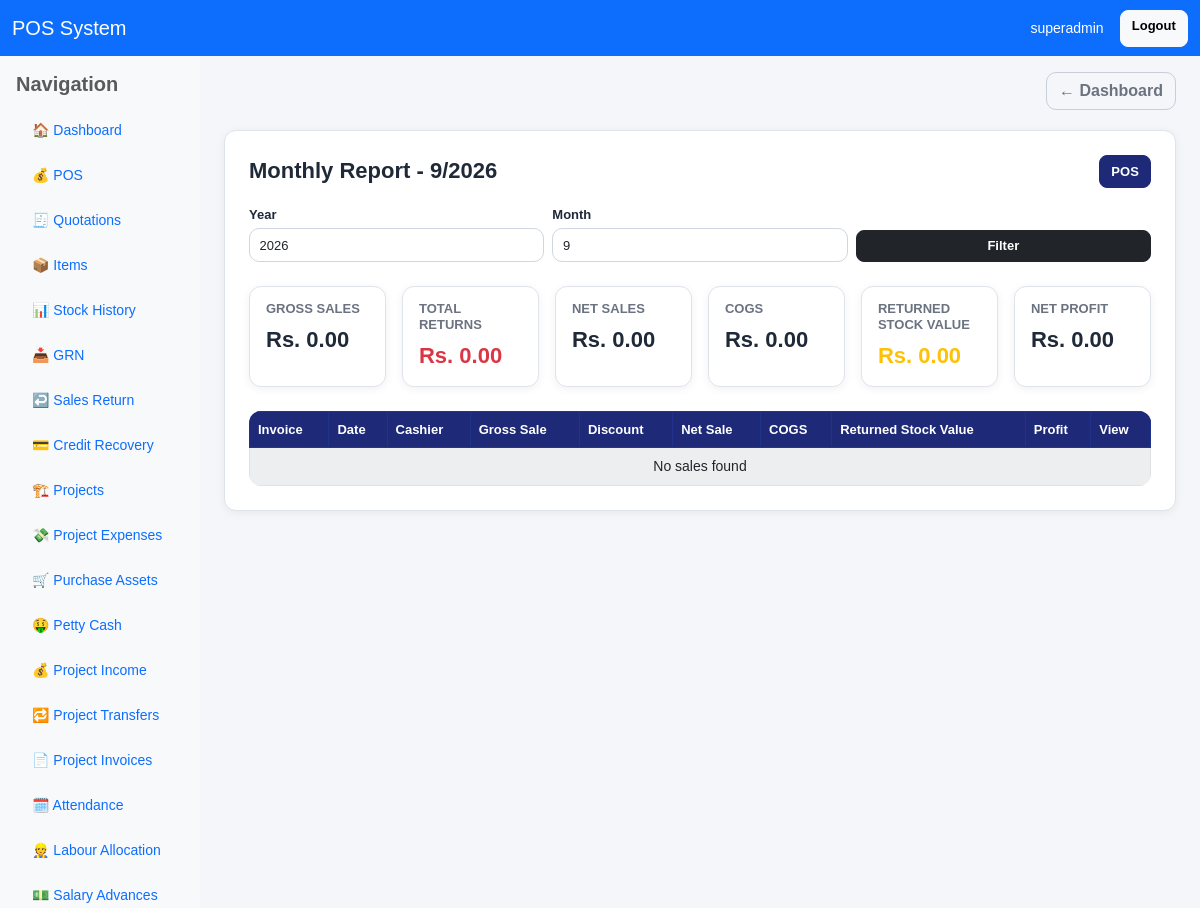
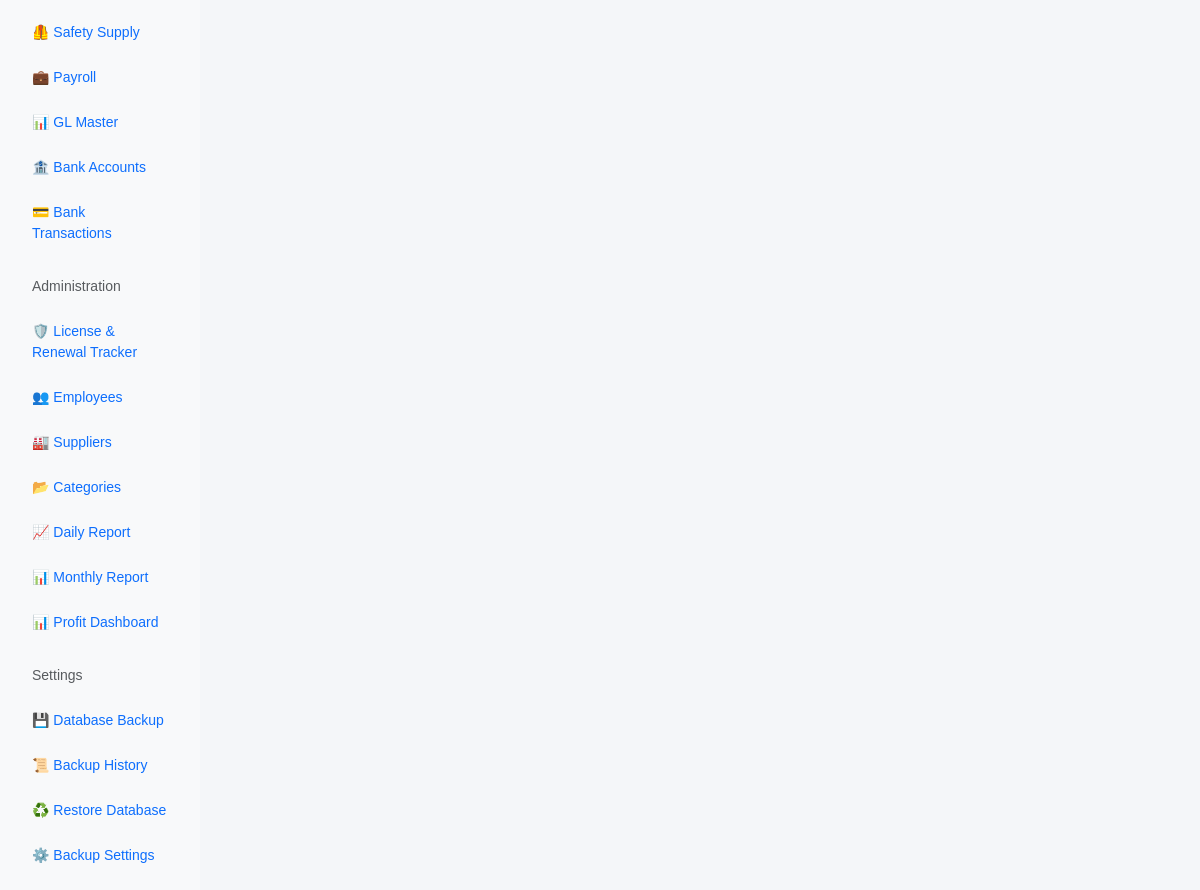
The app's page /reports/monthly/ (signed in), older data (2 pictures, top to bottom).
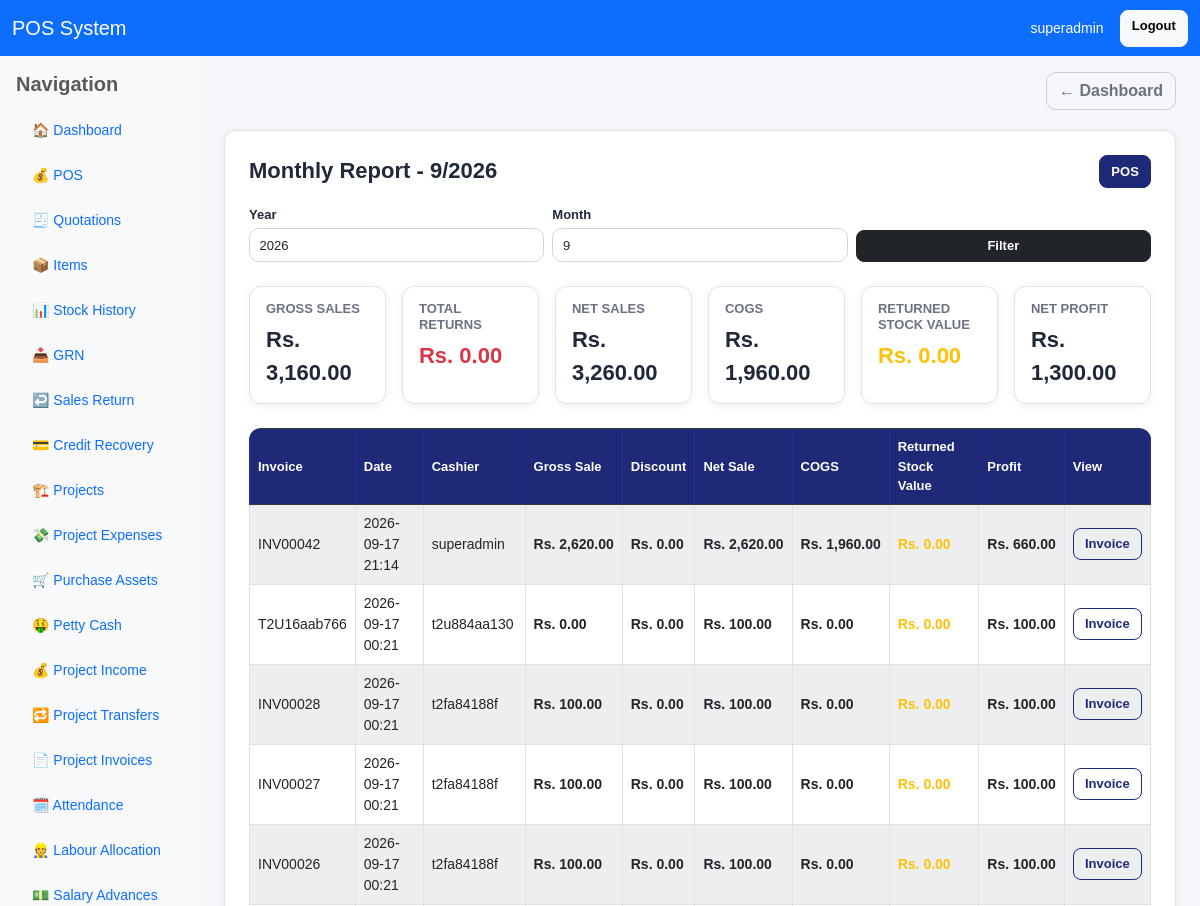
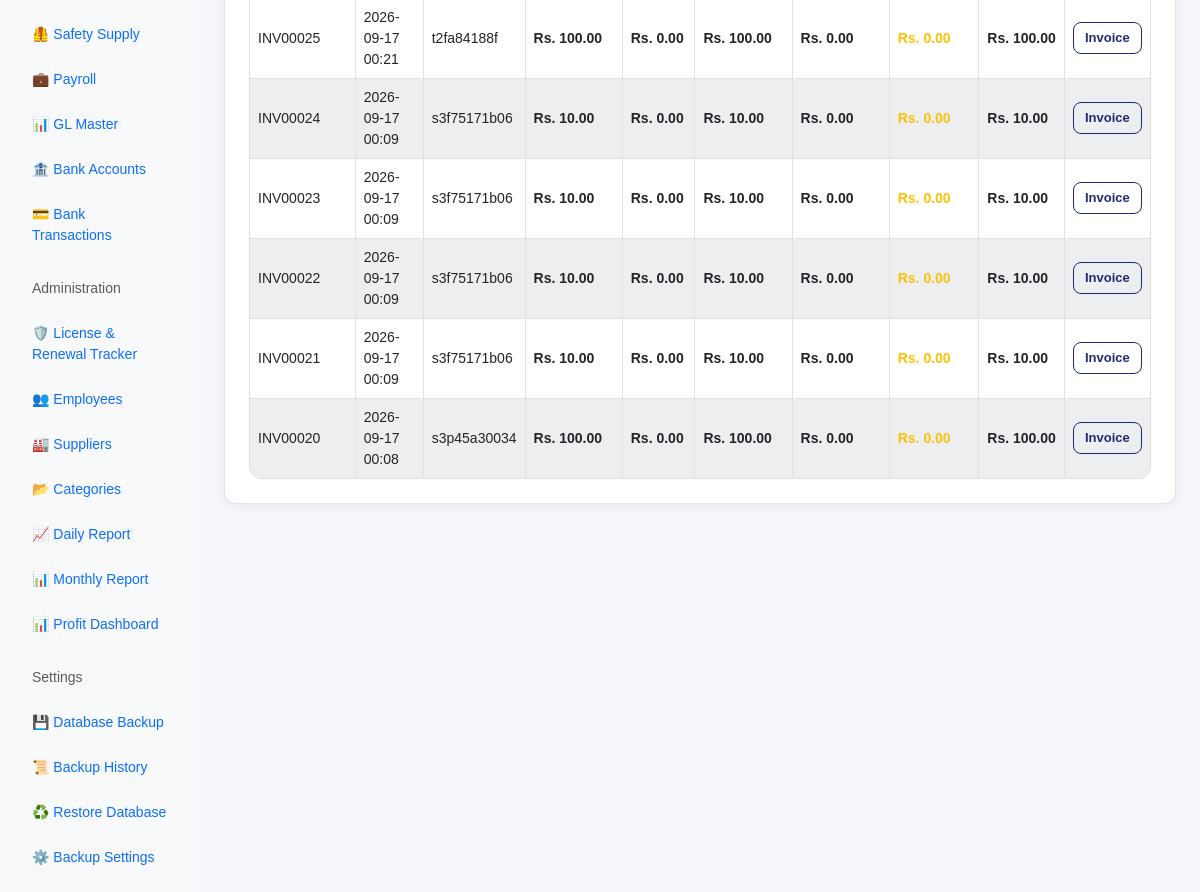
The same page, newer data (2 pictures, top to bottom).
### pos/models.py (models this page shows, shortened)
class Sale(models.Model):
    PAYMENT_METHODS = [
        ("cash", "Cash"),
        ("card", "Card"),
        ("credit", "Credit"),
        ("bank_transfer", "Bank Transfer"),
    ]
    SALE_TYPE_CHOICES = [
        ("retail", "Retail Sale"),
        ("project_issue", "Project Issue"),
    ]
    APPROVAL_STATUS_CHOICES = [
        ("na", "Not Applicable"),
        ("pending", "Pending"),
        ("approved", "Approved"),
        ("rejected", "Rejected"),
    ]
    invoice_no = models.CharField(max_length=50, unique=True)
    total = models.DecimalField(max_digits=12, decimal_places=2, default=0)
    discount = models.DecimalField(max_digits=12, decimal_places=2, default=0)
    grand_total = models.DecimalField(max_digits=12, decimal_places=2, default=0)
    sale_type = models.CharField(max_length=20, choices=SALE_TYPE_CHOICES, default="retail")
    project = models.ForeignKey(
        "Project",
        on_delete=models.SET_NULL,
        null=True,
        blank=True,
        related_name="pos_sales"
    )
    approval_status = models.CharField(max_length=20, choices=APPROVAL_STATUS_CHOICES, default="na")
    approved_by = models.ForeignKey(
        User,
        on_delete=models.SET_NULL,
        null=True,
        blank=True,
        related_name="approved_sales"
    )
    approved_at = models.DateTimeField(null=True, blank=True)
    is_posted_to_project_expense = models.BooleanField(default=False)
    approval_note = models.TextField(blank=True, null=True)
    payment_method = models.CharField(max_length=20, choices=PAYMENT_METHODS, default="cash")
    received_amount = models.DecimalField(max_digits=12, decimal_places=2, null=True, blank=True)
    balance = models.DecimalField(max_digits=12, decimal_places=2, null=True, blank=True)
    card_last4 = models.CharField(max_length=4, blank=True, null=True)
    cheque_number = models.CharField(max_length=50, blank=True, null=True)
    bank_account = models.ForeignKey(
        "BankAccount",
        on_delete=models.SET_NULL,
        null=True,
        blank=True,
        related_name="pos_sales"
    )
    bank_transfer_reference = models.CharField(max_length=100, blank=True, null=True)
    bank_transfer_remarks = models.TextField(blank=True, null=True)
    customer_name = models.CharField(max_length=150, blank=True, null=True)
    customer_phone = models.CharField(max_length=20, blank=True, null=True)
    customer = models.ForeignKey(
        "Customer",
        on_delete=models.SET_NULL,
        null=True,
        blank=True,
        related_name="sales"
    )
    created_by = models.ForeignKey(User, on_delete=models.SET_NULL, null=True, blank=True)
    created_at = models.DateTimeField(auto_now_add=True)
    class Meta:
        ordering = ["-created_at"]

### pos/views.py (the view)
# urls.py: path('reports/monthly/', views.monthly_report, name='monthly_report'),
@login_required
def monthly_report(request):
    today = timezone.localdate()
    try:
        year = int(request.GET.get("year", today.year))
    except (TypeError, ValueError):
        year = today.year
    try:
        month = int(request.GET.get("month", today.month))
    except (TypeError, ValueError):
        month = today.month
    sales = Sale.objects.filter(
        created_at__year=year,
        created_at__month=month
    ).prefetch_related("sale_items__item", "sale_items__returns").order_by("-created_at")
    total_gross_sales = Decimal("0")
    total_returns = Decimal("0")
    total_net_sales = Decimal("0")
    total_cogs = Decimal("0")
    total_returned_stock_value = Decimal("0")
    total_discount = Decimal("0")
    total_profit = Decimal("0")
    for sale in sales:
        sale_cost = Decimal("0")
        sale_return_amount = Decimal("0")
        sale_returned_stock_value = Decimal("0")
        for row in sale.sale_items.all():
            sold_qty = Decimal(str(row.qty or 0))
            returned_qty = Decimal(str(get_returned_qty_for_sale_item(row) or 0))
            available_qty = sold_qty - returned_qty
            unit_net = Decimal(str(row.net_amount or 0)) / sold_qty if sold_qty > 0 else Decimal("0")
            gross_sale_amount = unit_net * sold_qty
            return_amount = unit_net * returned_qty
            if available_qty > 0:
                item_cost = Decimal(str(row.item.cost_price or 0))
                sale_cost += item_cost * available_qty
            if returned_qty > 0:
                item_cost = Decimal(str(row.item.cost_price or 0))
                sale_returned_stock_value += item_cost * returned_qty
                sale_return_amount += return_amount
        sale.sale_gross_total = Decimal(str(sale.total or 0))  # Original total before returns
        sale.sale_return_amount = sale_return_amount
        sale.sale_net_total = Decimal(str(sale.grand_total or 0))  # Already adjusted for returns
        sale.sale_cost = sale_cost
        sale.sale_returned_stock_value = sale_returned_stock_value
        sale.sale_profit = sale.sale_net_total - sale_cost
        total_gross_sales += sale.sale_gross_total
        total_returns += sale_return_amount
        total_net_sales += sale.sale_net_total
        total_cogs += sale_cost
        total_returned_stock_value += sale_returned_stock_value
        total_discount += Decimal(str(sale.discount or 0))
        total_profit += sale.sale_profit
    summary = {
        "total_gross_sales": total_gross_sales,
        "total_returns": total_returns,
        "total_net_sales": total_net_sales,
        "total_cogs": total_cogs,
        "total_returned_stock_value": total_returned_stock_value,
        "total_discount": total_discount,
        "total_profit": total_profit,
    }
    sales_returns = SalesReturn.objects.filter(
        created_at__year=year,
        created_at__month=month,
        status="approved",
    ).select_related(
        "sale", "sale_item__item", "created_by"
    ).order_by("-created_at")
    for sr in sales_returns:
        unit_net = Decimal(str(sr.sale_item.net_amount or 0)) / Decimal(str(sr.sale_item.qty or 1))
        return_amount = unit_net * sr.qty
        sr.return_amount = return_amount
    return render(request, "pos/monthly_report.html", {
        "sales": sales,
        "year": year,
        "month": month,
        "summary": summary,
        "sales_returns": sales_returns,
    })

### pos/templates/pos/monthly_report.html (shortened to what this page needs)
{% extends "base.html" %}
{% load currency_filters %}
{% block content %}
<div class="card p-3 p-md-4">
    <div class="app-card-header">
        <h4 class="app-page-title">Monthly Report - {{ month }}/{{ year }}</h4>
        <div>
            <a href="{% url 'pos' %}" class="btn btn-primary btn-sm">POS</a>
        </div>
    </div>
    <form method="get" class="row g-2 mb-4">
        <div class="col-md-4">
            <label class="form-label">Year</label>
            <input type="number" name="year" value="{{ year }}" class="form-control form-control-sm" placeholder="Year">
        </div>
        <div class="col-md-4">
            <label class="form-label">Month</label>
            <input type="number" name="month" value="{{ month }}" class="form-control form-control-sm" placeholder="Month">
        </div>
        <div class="col-md-4 d-flex align-items-end">
            <button class="btn btn-dark btn-sm w-100">Filter</button>
        </div>
    </form>
    <div class="row g-3 mb-4">
        <div class="col-md-2">
            <div class="summary-box">
                <h6>Gross Sales</h6>
                <p class="summary-value">{{ summary.total_gross_sales|money }}</p>
            </div>
        </div>
        <div class="col-md-2">
            <div class="summary-box">
                <h6>Total Returns</h6>
                <p class="summary-value text-danger">{{ summary.total_returns|money }}</p>
            </div>
        </div>
        <div class="col-md-2">
            <div class="summary-box">
                <h6>Net Sales</h6>
                <p class="summary-value">{{ summary.total_net_sales|money }}</p>
            </div>
        </div>
        <div class="col-md-2">
            <div class="summary-box">
                <h6>COGS</h6>
                <p class="summary-value">{{ summary.total_cogs|money }}</p>
            </div>
        </div>
        <div class="col-md-2">
            <div class="summary-box">
                <h6>Returned Stock Value</h6>
                <p class="summary-value text-warning">{{ summary.total_returned_stock_value|money }}</p>
            </div>
        </div>
        <div class="col-md-2">
            <div class="summary-box">
                <h6>Net Profit</h6>
                <p class="summary-value">{{ summary.total_profit|money }}</p>
            </div>
        </div>
    </div>
    <div class="table-responsive">
        <table class="table table-bordered table-striped bg-white align-middle">
            <thead class="table-dark">
                <tr>
                    <th>Invoice</th>
                    <th>Date</th>
                    <th>Cashier</th>
                    <th>Gross Sale</th>
                    <th>Discount</th>
                    <th>Net Sale</th>
                    <th>COGS</th>
                    <th>Returned Stock Value</th>
                    <th>Profit</th>
                    <th>View</th>
                </tr>
            </thead>
            <tbody>
                {% for sale in sales %}
                <tr>
                    <td>
                        {% if sale.sale_return_amount > 0 %}
                            <span class="badge bg-danger">{{ sale.invoice_no }}</span>
                        {% else %}
                            {{ sale.invoice_no }}
                        {% endif %}
                    </td>
                    <td>{{ sale.created_at|date:"Y-m-d H:i" }}</td>
                    <td>{% if sale.created_by %}{{ sale.created_by.username }}{% else %}-{% endif %}</td>
                    <td class="text-money">{{ sale.sale_gross_total|money }}</td>
                    <td class="text-money">{{ sale.discount|money }}</td>
                    <td class="text-money">{{ sale.sale_net_total|money }}</td>
                    <td class="text-money">{{ sale.sale_cost|money }}</td>
                    <td class="text-money text-warning">{{ sale.sale_returned_stock_value|money }}</td>
                    <td class="text-money">{{ sale.sale_profit|money }}</td>
                    <td>
                        <a href="{% url 'invoice_page' sale.id %}" class="btn btn-sm btn-outline-primary">Invoice</a>
                    </td>
                </tr>
                {% empty %}
                <tr>
                    <td colspan="11" class="text-center">No sales found</td>
                </tr>
                {% endfor %}
            </tbody>
        </table>
    </div>
</div>
{% endblock %}

### pos/templates/base.html (shortened to what this page needs)
{% load static %}
{% load currency_filters %}
<!DOCTYPE html>
<html lang="en">
<head>
    <link href="https://cdn.jsdelivr.net/npm/bootstrap@5.3.0/dist/css/bootstrap.min.css" rel="stylesheet">
    <link href="{% static 'css/app.css' %}" rel="stylesheet">
</head>
<body class="app-body">
    {% include 'includes/navbar.html' %}
    <div class="container-fluid">
        <div class="row">
            <div class="col-md-2 bg-light min-vh-100 p-0">
                {% include 'includes/sidebar.html' %}
            </div>
            <div class="col-md-10">
                {% block page_header %}
                <div class="container-fluid pt-3 pb-1">
                    <div class="d-flex justify-content-between align-items-center">
                        <a href="{% url 'dashboard' %}" class="btn btn-outline-secondary">
                            ← Dashboard
                        </a>
                    </div>
                </div>
                {% endblock %}
                <main class="container-fluid py-3">
                    {% block content %}{% endblock %}
                </main>
            </div>
        </div>
    </div>
</body>
</html>

### pos/templates/includes/navbar.html
<nav class="navbar navbar-expand-lg navbar-dark bg-primary">
    <div class="container-fluid">
        <a class="navbar-brand" href="{% url 'dashboard' %}">POS System</a>
        <div class="d-flex ms-auto">
            {% if request.user.is_authenticated %}
                <span class="navbar-text text-white me-3">
                    {{ request.user.username }}
                </span>
                <a href="{% url 'logout' %}" class="btn btn-light btn-sm">Logout</a>
            {% endif %}
        </div>
    </div>
</nav>

### pos/templates/includes/sidebar.html
<div class="p-3">
    <h5 class="text-muted mb-3">Navigation</h5>
    <ul class="nav flex-column gap-2">
        <li><a class="nav-link" href="{% url 'dashboard' %}">🏠 Dashboard</a></li>
        <li><a class="nav-link" href="{% url 'pos' %}">💰 POS</a></li>
        <li><a class="nav-link" href="{% url 'quotation_list' %}">🧾 Quotations</a></li>
        <li><a class="nav-link" href="{% url 'item_list' %}">📦 Items</a></li>
        <li><a class="nav-link" href="{% url 'stock_history' %}">📊 Stock History</a></li>
        <li><a class="nav-link" href="{% url 'grn_list' %}">📥 GRN</a></li>
        <li><a class="nav-link" href="{% url 'sales_return' %}">↩️ Sales Return</a></li>
        <li><a class="nav-link" href="{% url 'credit_sales_list' %}">💳 Credit Recovery</a></li>
        <li><a class="nav-link" href="{% url 'project_list' %}">🏗️ Projects</a></li>
        <li><a class="nav-link" href="{% url 'project_expense_list' %}">💸 Project Expenses</a></li>
        <li><a class="nav-link" href="{% url 'purchase_order_list' %}">🛒 Purchase Assets</a></li>
        <li><a class="nav-link" href="{% url 'petty_cash_list' %}">🤑 Petty Cash</a></li>
        <li><a class="nav-link" href="{% url 'project_income_list' %}">💰 Project Income</a></li>
        <li><a class="nav-link" href="{% url 'project_transfer_list' %}">🔁 Project Transfers</a></li>
        <li><a class="nav-link" href="{% url 'project_invoice_list' %}">📄 Project Invoices</a></li>
        <li><a class="nav-link" href="{% url 'attendance_list' %}">🗓️ Attendance</a></li>
        <li><a class="nav-link" href="{% url 'labour_allocation_list' %}">👷 Labour Allocation</a></li>
        <li><a class="nav-link" href="{% url 'salary_advance_list' %}">💵 Salary Advances</a></li>
        <li><a class="nav-link" href="{% url 'safety_item_list' %}">🦺 Safety Supply</a></li>
        <li><a class="nav-link" href="{% url 'payroll_list' %}">💼 Payroll</a></li>
        <li><a class="nav-link" href="{% url 'gl_list' %}">📊 GL Master</a></li>
        {% if user.is_superuser %}
        <li><a class="nav-link" href="{% url 'admin:pos_bankaccount_changelist' %}">🏦 Bank Accounts</a></li>
        <li><a class="nav-link" href="{% url 'bank_transactions' %}">💳 Bank Transactions</a></li>
        {% endif %}
        <li class="nav-item mt-2"><span class="nav-link disabled text-muted">Administration</span></li>
        <li><a class="nav-link" href="{% url 'license_renewal_list' %}">🛡️ License & Renewal Tracker</a></li>
        <li><a class="nav-link" href="{% url 'employee_list' %}">👥 Employees</a></li>
        <li><a class="nav-link" href="{% url 'supplier_list' %}">🏭 Suppliers</a></li>
        <li><a class="nav-link" href="{% url 'category_list' %}">📂 Categories</a></li>
        <li><a class="nav-link" href="{% url 'daily_report' %}">📈 Daily Report</a></li>
        <li><a class="nav-link" href="{% url 'monthly_report' %}">📊 Monthly Report</a></li>
        <li><a class="nav-link" href="{% url 'retail_vs_project_profit_dashboard' %}">📊 Profit Dashboard</a></li>
        <li class="nav-item mt-2"><span class="nav-link disabled text-muted">Settings</span></li>
        <li><a class="nav-link" href="{% url 'backup_dashboard' %}">💾 Database Backup</a></li>
        <li><a class="nav-link" href="{% url 'backup_history' %}">📜 Backup History</a></li>
        <li><a class="nav-link" href="{% url 'restore_database' %}">♻️ Restore Database</a></li>
        <li><a class="nav-link" href="{% url 'backup_settings' %}">⚙️ Backup Settings</a></li>
    </ul>
</div>

Row changes from the older to the newer data that the page shows:
added Sale: invoice_no "INV00042", created_at "2026-09-17 21:14", created_by.username "superadmin", sale_gross_total "Rs. 2,620.00", discount "Rs. 0.00", sale_net_total "Rs. 2,620.00", sale_cost "Rs. 1,960.00", sale_returned_stock_value "Rs. 0.00", sale_profit "Rs. 660.00"
added Sale: invoice_no "T2U16aab766", created_at "2026-09-17 00:21", created_by.username "t2u884aa130", sale_gross_total "Rs. 0.00", discount "Rs. 0.00", sale_net_total "Rs. 100.00", sale_cost "Rs. 0.00", sale_returned_stock_value "Rs. 0.00", sale_profit "Rs. 100.00"
added Sale: invoice_no "INV00028", created_at "2026-09-17 00:21", created_by.username "t2fa84188f", sale_gross_total "Rs. 100.00", discount "Rs. 0.00", sale_net_total "Rs. 100.00", sale_cost "Rs. 0.00", sale_returned_stock_value "Rs. 0.00", sale_profit "Rs. 100.00"
added Sale: invoice_no "INV00027", created_at "2026-09-17 00:21", created_by.username "t2fa84188f", sale_gross_total "Rs. 100.00", discount "Rs. 0.00", sale_net_total "Rs. 100.00", sale_cost "Rs. 0.00", sale_returned_stock_value "Rs. 0.00", sale_profit "Rs. 100.00"
added Sale: invoice_no "INV00026", created_at "2026-09-17 00:21", created_by.username "t2fa84188f", sale_gross_total "Rs. 100.00", discount "Rs. 0.00", sale_net_total "Rs. 100.00", sale_cost "Rs. 0.00", sale_returned_stock_value "Rs. 0.00", sale_profit "Rs. 100.00"
added Sale: invoice_no "INV00025", created_at "2026-09-17 00:21", created_by.username "t2fa84188f", sale_gross_total "Rs. 100.00", discount "Rs. 0.00", sale_net_total "Rs. 100.00", sale_cost "Rs. 0.00", sale_returned_stock_value "Rs. 0.00", sale_profit "Rs. 100.00"
added Sale: invoice_no "INV00024", created_at "2026-09-17 00:09", created_by.username "s3f75171b06", sale_gross_total "Rs. 10.00", discount "Rs. 0.00", sale_net_total "Rs. 10.00", sale_cost "Rs. 0.00", sale_returned_stock_value "Rs. 0.00", sale_profit "Rs. 10.00"
added Sale: invoice_no "INV00023", created_at "2026-09-17 00:09", created_by.username "s3f75171b06", sale_gross_total "Rs. 10.00", discount "Rs. 0.00", sale_net_total "Rs. 10.00", sale_cost "Rs. 0.00", sale_returned_stock_value "Rs. 0.00", sale_profit "Rs. 10.00"
added Sale: invoice_no "INV00022", created_at "2026-09-17 00:09", created_by.username "s3f75171b06", sale_gross_total "Rs. 10.00", discount "Rs. 0.00", sale_net_total "Rs. 10.00", sale_cost "Rs. 0.00", sale_returned_stock_value "Rs. 0.00", sale_profit "Rs. 10.00"
added Sale: invoice_no "INV00021", created_at "2026-09-17 00:09", created_by.username "s3f75171b06", sale_gross_total "Rs. 10.00", discount "Rs. 0.00", sale_net_total "Rs. 10.00", sale_cost "Rs. 0.00", sale_returned_stock_value "Rs. 0.00", sale_profit "Rs. 10.00"
added Sale: invoice_no "INV00020", created_at "2026-09-17 00:08", created_by.username "s3p45a30034", sale_gross_total "Rs. 100.00", discount "Rs. 0.00", sale_net_total "Rs. 100.00", sale_cost "Rs. 0.00", sale_returned_stock_value "Rs. 0.00", sale_profit "Rs. 100.00"
Text that changed along with them:
{{ summary.total_gross_sales|money }}: "Rs. 0.00" → "Rs. 3,160.00"
{{ summary.total_net_sales|money }}: "Rs. 0.00" → "Rs. 3,260.00"
{{ summary.total_cogs|money }}: "Rs. 0.00" → "Rs. 1,960.00"
{{ summary.total_profit|money }}: "Rs. 0.00" → "Rs. 1,300.00"
text no longer shown: "No sales found"
